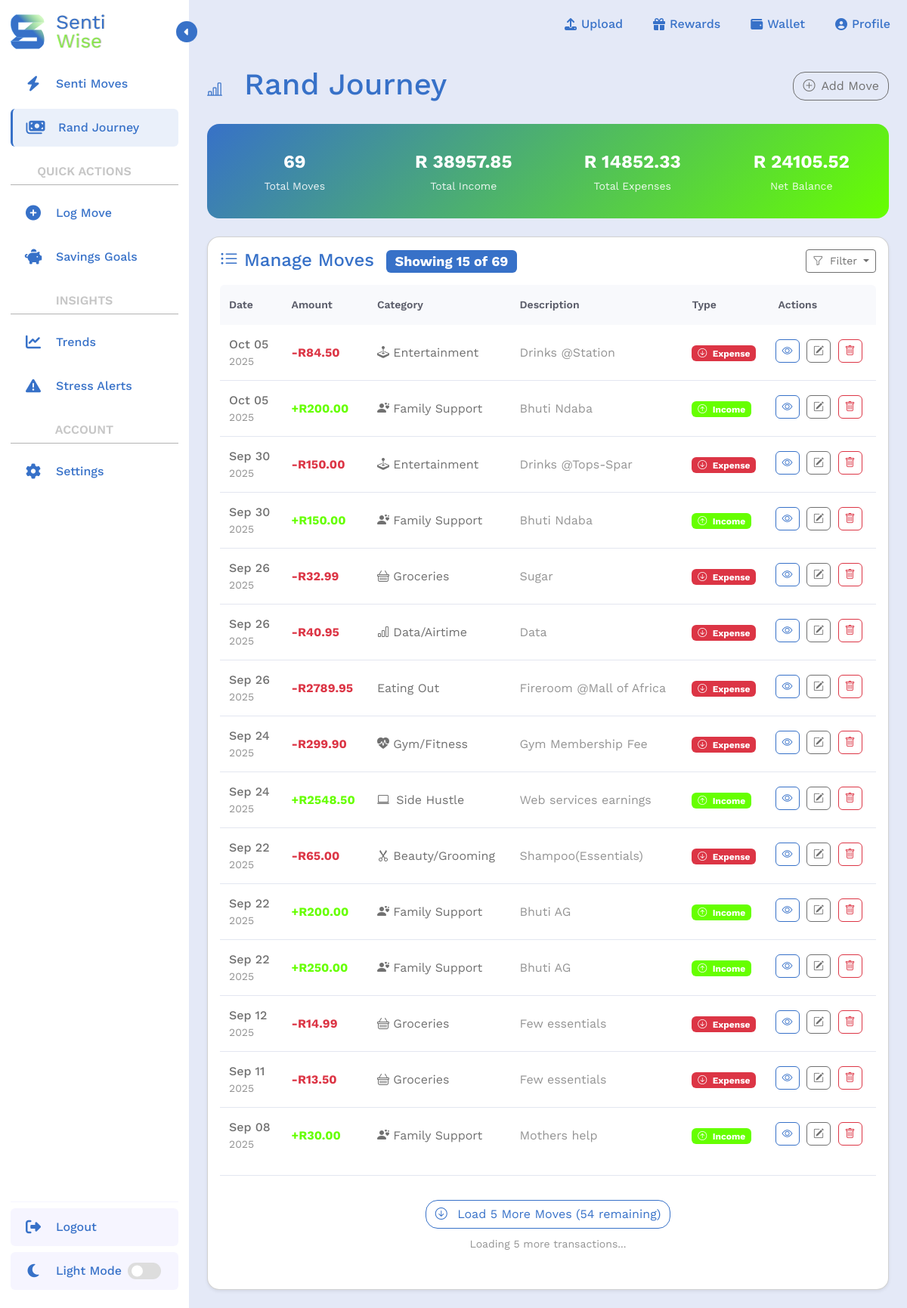
Page /transactions/list/ (signed in) on the committed database.
### transactions/models.py (models this page shows, shortened)
class Transaction(models.Model):
    TRANSACTION_TYPES = (
        ('income', 'Income'),
        ('expense', 'Expense'),
    )
    user = models.ForeignKey(User, on_delete=models.CASCADE, related_name='transactions')
    amount = models.DecimalField(max_digits=10, decimal_places=2)
    category = models.CharField(max_length=22, choices=Category.DEFAULT_CATEGORIES) # preset categories in form
    date = models.DateField()
    type = models.CharField(max_length=7, choices=TRANSACTION_TYPES)
    description = models.CharField(max_length=255, blank=True)
    objects = TransactionQuerySet.as_manager()

### transactions/views.py (the view)
# urls.py: path('transactions/list/', transactions_list_page, name='list_transaction'), # Read: list all
@login_required(login_url='login')
def transactions_list_page(request):
    print(f"DEBUG: GET parameters: {dict(request.GET)}")
    transaction_filter = TransactionFilter(
        request.GET,
        queryset = Transaction.objects.filter(user=request.user).order_by('-date')
    )
    print(f"DEBUG: Filter form is_valid: {transaction_filter.form.is_valid()}")
    print(f"DEBUG: Filter form data: {transaction_filter.form.data}")
    print(f"DEBUG: Filter form cleaned_data: {getattr(transaction_filter.form, 'cleaned_data', 'No cleaned_data')}")
    filtered_qs = transaction_filter.qs
    print(f"DEBUG: SQL Query: {str(filtered_qs.query)}")
    print(f"DEBUG: Filtered count: {filtered_qs.count()}")
    sample_transactions = list(filtered_qs[:5])
    print(f"DEBUG: Sample transaction types: {[t.type for t in sample_transactions]}")
    page = request.GET.get('page', 1)
    page_size = int(request.GET.get('page_size', 15)) # Initial load: 15, subsequent: 5
    if request.headers.get('X-Requested-With') == 'XMLHttpRequest':
        return handle_ajax_transactions(request, filtered_qs)
    paginator = Paginator(filtered_qs, 15)
    initial_transactions = paginator.get_page(1)
    net_totals = filtered_qs.aggregate(
        net_income = Sum('amount', filter=Q(type='income')),
        net_expenses = Sum('amount', filter=Q(type='expense'))
    )
    net_income = net_totals['net_income'] or 0
    net_expenses = net_totals['net_expenses'] or 0
    net_balance = net_income - net_expenses
    context = {
        'transactions': initial_transactions,
        'total_count': filtered_qs.count(),
        'initial_load_count': len(initial_transactions),
        'total_income': float(net_income),
        'total_expenses': float(net_expenses),
        'net_balance': float(net_balance), # Net Balance
        'has_more': initial_transactions.has_next(),
        'current_page': 1,
        'filter': transaction_filter,
        'current_filter_type': request.GET.get('transaction_type', 'all')
    }
    return render(request, "transactions/list_transaction.html", context)

### transactions/templates/transactions/list_transaction.html (shortened to what this page needs)
{% extends 'transactions/index-2.html' %}
{% load crispy_forms_tags %}
{% load static %}
{% load sass_tags %}
{% block main_content %}
<main class="tracker-main-content p-4 flex-grow-1">
    <div class="d-flex justify-content-between align-items-center mb-4">
        <div>
            <h1 class="text-primary mb-1"><i class="bi bi-bar-chart-line me-3 fs-5"></i>
                Rand Journey
            </h1>
        </div>
        <div class="d-none d-md-block">
            <a href="{% url 'add_transaction' %}" class="back-b btn btn-outline-dark">
                <i class="bi bi-plus-circle me-2"></i>Add Move
            </a>
        </div>
    </div>
    <div class="row g-3 mb-4">
        <div class="col-12">
            <div class="stats-summary p-3">
                <div class="row text-center">
                    <div class="col-6 col-md-3">
                        <div class="stat-item">
                            <div class="stat-value">{{ total_count }}</div>
                            <div class="stat-label">Total Moves</div>
                        </div>
                    </div>
                    <div class="col-6 col-md-3">
                        <div class="stat-item">
                            <div class="stat-value">R {{ total_income|floatformat:2 }}</div>
                            <div class="stat-label">Total Income</div>
                        </div>
                    </div>
                    <div class="col-6 col-md-3">
                        <div class="stat-item">
                            <div class="stat-value">R {{ total_expenses|floatformat:2 }}</div>
                            <div class="stat-label">Total Expenses</div>
                        </div>
                    </div>
                    <div class="col-6 col-md-3">
                        <div class="stat-item">
                            <div class="stat-value">R {{ net_balance|floatformat:2 }}</div>
                            <div class="stat-label">Net Balance</div>
                        </div>
                    </div>
                </div>
            </div>
        </div>
    </div>
    <div class="card bg-card-color shadow-sm mobile-scroll-fade">
        <div class="card-body">
            <div class="top-items d-flex justify-content-between align-items mb-3">
                <h4 class="card-title text-primary mb-0">
                    <i class="bi bi-list-ul me-2"></i>Manage Moves
                    <span class="badge bg-primary ms-2">
                        Showing <span id="showingCount">{{ initial_load_count|default:transactions.count }}</span>
                        of <span id="totalTransactions">{{ total_count }}</span>
                    </span>
                </h4>
                <div class="d-flex align-items-center">
                    {% if total_count > 0 %}
                    <div class="dropdown">
                        <button class="filter-dropdown-btn btn btn-outline-dark btn-sm dropdown-toggle{% if transaction_filter_type %} filtered{% endif %}"
                                id="filterDropdownBtn"
                                type="button"
                                data-bs-toggle="dropdown">
                            <i class="bi bi-funnel me-1"></i>
                            {% if transaction_filter_type %}
                                Filter: {{ transaction_filter_type|title }}
                            {% else %}
                                Filter
                            {% endif %}
                        </button>
                    </div>
                    {% endif %}
                </div>
            </div>
            {% if total_count > 0 %}
            <div class="table-responsive">
                <table class="table table-hover">
                    <thead>
                        <tr>
                            <th>Date</th>
                            <th>Amount</th>
                            <th>Category</th>
                            <th>Description</th>
                            <th>Type</th>
                            <th>Actions</th>
                        </tr>
                    </thead>
                    <tbody id="transactionsTableBody">
                        {% for t in transactions %}
                        <tr>
                            <td data-label="Date">
                                <div class="d-flex flex-column">
                                    <span class="fw-medium">{{ t.date|date:"M d" }}</span>
                                    <small class="text-muted">{{ t.date|date:"Y" }}</small>
                                </div>
                            </td>
                            <td data-label="Amount">
                                <span class="fw-bold {% if t.type == 'income' %}text-success{% else %}text-danger{% endif %}">
                                    {% if t.type == 'income' %}+{% else %}-{% endif %}R{{ t.amount }}
                                </span>
                            </td>
                            <td data-label="Category">
                                <div class="category-icon-text">
                                    {% if t.category == 'SALARY' %}
                                    <i class="bi bi-briefcase me-1"></i> Work/Salary
                                    {% elif t.category == 'SIDE_HUSTLE' %}
                                    <i class="bi bi-laptop me-1"></i> Side Hustle
                                    {% elif t.category == 'BUSARY' %}
                                    <i class="bi bi-mortarboard"></i> Scholarship/Bursary
                                    {% elif t.category == 'ALLOWANCE' %}
                                    <i class="bi bi-person-hearts"></i> Family Support
                                    {% elif t.category == 'STUDENT_LOAN' %}
                                    <i class="bi bi-buildings"></i> Student Loan
                                    {% elif t.category == 'GRANT' %}
                                    <i class="bi bi-clipboard-check"></i> Grant
                                    {% elif t.category == 'GIFT' %}
                                    <i class="bi bi-gift"></i> Gift
                                    {% elif t.category == 'GROCERIES' %}
                                    <i class="bi bi-basket"></i> Groceries
                                    {% elif t.category == 'RENT' %}
                                    <i class="bi bi-house"></i> Rent/Accomodation
                                    {% elif t.category == 'TRANSPORT' %}
                                    <i class="bi bi-train-front"></i> Transport
                                    {% elif t.category == 'DATA' %}
                                    <i class="bi bi-bar-chart"></i> Data/Airtime
                                    {% elif t.category == 'GYM' %}
                                    <i class="bi bi-heart-pulse-fill"></i> Gym/Fitness
                                    {% elif t.category == 'INSURANCE' %}
                                    <i class="bi bi-bank"></i> Insurance
                                    {% elif t.category == 'DEBT' %}
                                    <i class="bi bi-credit-card"></i> Debt Repayment
                                    {% elif t.category == 'ENTERTAINMENT' %}
                                    <i class="bi bi-joystick"></i> Entertainment
                                    {% elif t.category == 'DINING' %}
                                     Eating Out
                                    {% elif t.category == 'EDUCATION' %}
                                    <i class="bi bi-book"></i> Education
                                    {% elif t.category == 'HEALTH' %}
                                    <i class="bi bi-bandaid"></i> Health/Medical
                                    {% elif t.category == 'CLOTHING' %}
                                    <i class="bi bi-bag"></i> Clothing
                                    {% elif t.category == 'SAVINGS' %}
                                    <i class="bi bi-piggy-bank"></i> Savings/Invenstments
                                    {% elif t.category == 'SUBSCRIPTIONS' %}
                                    <i class="bi bi-person-vcard"></i> Subscriptions
                                    {% elif t.category == 'PERSONAL_GROOMING' %}
                                    <i class="bi bi-scissors"></i> Beauty/Grooming
                                    {% else %}
                                    {{ category_display|default:t.category }}
                                    {% endif %}
                                </div>
                            </td>
                            <td data-label="Description" class="d-none d-md-table-cell">
                                <span class="text-muted">{{ t.description|truncatechars:50 }}</span>
                            </td>
                            <td data-label="Type">
                                <span class="badge {% if t.type == 'income' %}bg-success{% else %}bg-danger{% endif %}">
                                    <i class="bi {% if t.type == 'income' %}bi-arrow-up-circle{% else %}bi-arrow-down-circle{% endif %} me-1"></i>
                                    {{ t.type|title }}
                                </span>
                            </td>
                            <td data-label="Actions" class="actions">
                                <div class="d-none d-md-block">
                                    <a href="{% url 'detail_transaction' t.id %}" class="btn btn-sm btn-outline-primary rounded" title="View Details">
                                        <i class="bi bi-eye"></i>
                                    </a>
                                    <a href="{% url 'edit_transaction' t.id %}" class="btn btn-sm btn-outline-dark rounded" title="Edit">
                                        <i class="bi bi-pencil-square"></i>
                                    </a>
                                    <a href="{% url 'delete_transaction' t.id %}" class="btn btn-sm btn-outline-danger rounded" title="Delete">
                                        <i class="bi bi-trash"></i>
                                    </a>
                                </div>
                            </td>
                        </tr>
                        {% endfor %}
                    </tbody>
                </table>
                {% if has_more %}
                <div class="load-more-container" id="loadMoreContainer">
                    <button class="back-b btn btn-outline-primary btn-load-more" id="loadMoreBtn">
                        <span class="load-text">
                        </span>
                    </button>
                    <div class="mt-2">
                        <small class="text-muted">
                            Loading <span id="loadingBatch">5</span> more transactions...
                        </small>
                    </div>
                </div>
                {% endif %}
            </div>
            {% endif %}
        </div>
    </div>
</main>
{% endblock %}

### rows in the picture
Transaction: date "Oct 05", date "2025", amount "84.50", category "ENTERTAINMENT" (drawn), description "Drinks @Station", type "Expense"
Transaction: date "Oct 05", date "2025", amount "200.00", category "ALLOWANCE" (drawn), description "Bhuti Ndaba", type "Income"
Transaction: date "Sep 30", date "2025", amount "150.00", category "ENTERTAINMENT" (drawn), description "Drinks @Tops-Spar", type "Expense"
Transaction: date "Sep 30", date "2025", amount "150.00", category "ALLOWANCE" (drawn), description "Bhuti Ndaba", type "Income"
Transaction: date "Sep 26", date "2025", amount "32.99", category "GROCERIES" (drawn), description "Sugar", type "Expense"
Transaction: date "Sep 26", date "2025", amount "40.95", category "DATA" (drawn), description "Data", type "Expense"
Transaction: date "Sep 26", date "2025", amount "2789.95", category "Eating Out", description "Fireroom @Mall of Africa", type "Expense"
Transaction: date "Sep 24", date "2025", amount "299.90", category "GYM" (drawn), description "Gym Membership Fee", type "Expense"
Transaction: date "Sep 24", date "2025", amount "2548.50", category "SIDE_HUSTLE" (drawn), description "Web services earnings", type "Income"
Transaction: date "Sep 22", date "2025", amount "65.00", shows "Beauty/Grooming", description "Shampoo(Essentials)", type "Expense"
Transaction: date "Sep 22", date "2025", amount "200.00", category "ALLOWANCE" (drawn), description "Bhuti AG", type "Income"
Transaction: date "Sep 22", date "2025", amount "250.00", category "ALLOWANCE" (drawn), description "Bhuti AG", type "Income"
Transaction: date "Sep 12", date "2025", amount "14.99", category "GROCERIES" (drawn), description "Few essentials", type "Expense"
Transaction: date "Sep 11", date "2025", amount "13.50", category "GROCERIES" (drawn), description "Few essentials", type "Expense"
Transaction: date "Sep 08", date "2025", amount "30.00", category "ALLOWANCE" (drawn), description "Mothers help", type "Income"

### other values in the picture
{{ total_count }} "69"
{{ total_income|floatformat:2 }} "38957.85"
{{ total_expenses|floatformat:2 }} "14852.33"
{{ net_balance|floatformat:2 }} "24105.52"
{{ initial_load_count|default:transactions.count }} "15"
